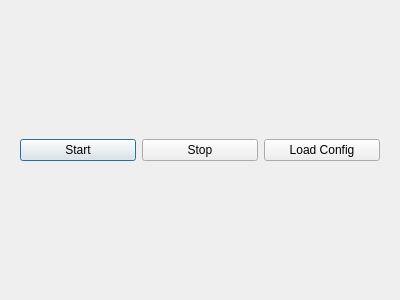
<?xml version="1.0" encoding="UTF-8"?>
<ui version="4.0">
 <class>Simulator</class>
 <widget class="QDialog" name="Simulator">
  <property name="geometry">
   <rect>
    <x>0</x>
    <y>0</y>
    <width>400</width>
    <height>300</height>
   </rect>
  </property>
  <property name="windowTitle">
   <string>Simulator</string>
  </property>
  <layout class="QVBoxLayout" name="verticalLayout">
   <item>
    <widget class="QWidget" name="widget" native="true">
     <layout class="QHBoxLayout" name="horizontalLayout">
      <item>
       <widget class="QPushButton" name="startButton">
        <property name="text">
         <string>Start</string>
        </property>
       </widget>
      </item>
      <item>
       <widget class="QPushButton" name="stopButton">
        <property name="text">
         <string>Stop</string>
        </property>
       </widget>
      </item>
      <item>
       <widget class="QPushButton" name="configButton">
        <property name="text">
         <string>Load Config</string>
        </property>
       </widget>
      </item>
     </layout>
    </widget>
   </item>
  </layout>
 </widget>
 <resources/>
 <connections/>
</ui>
